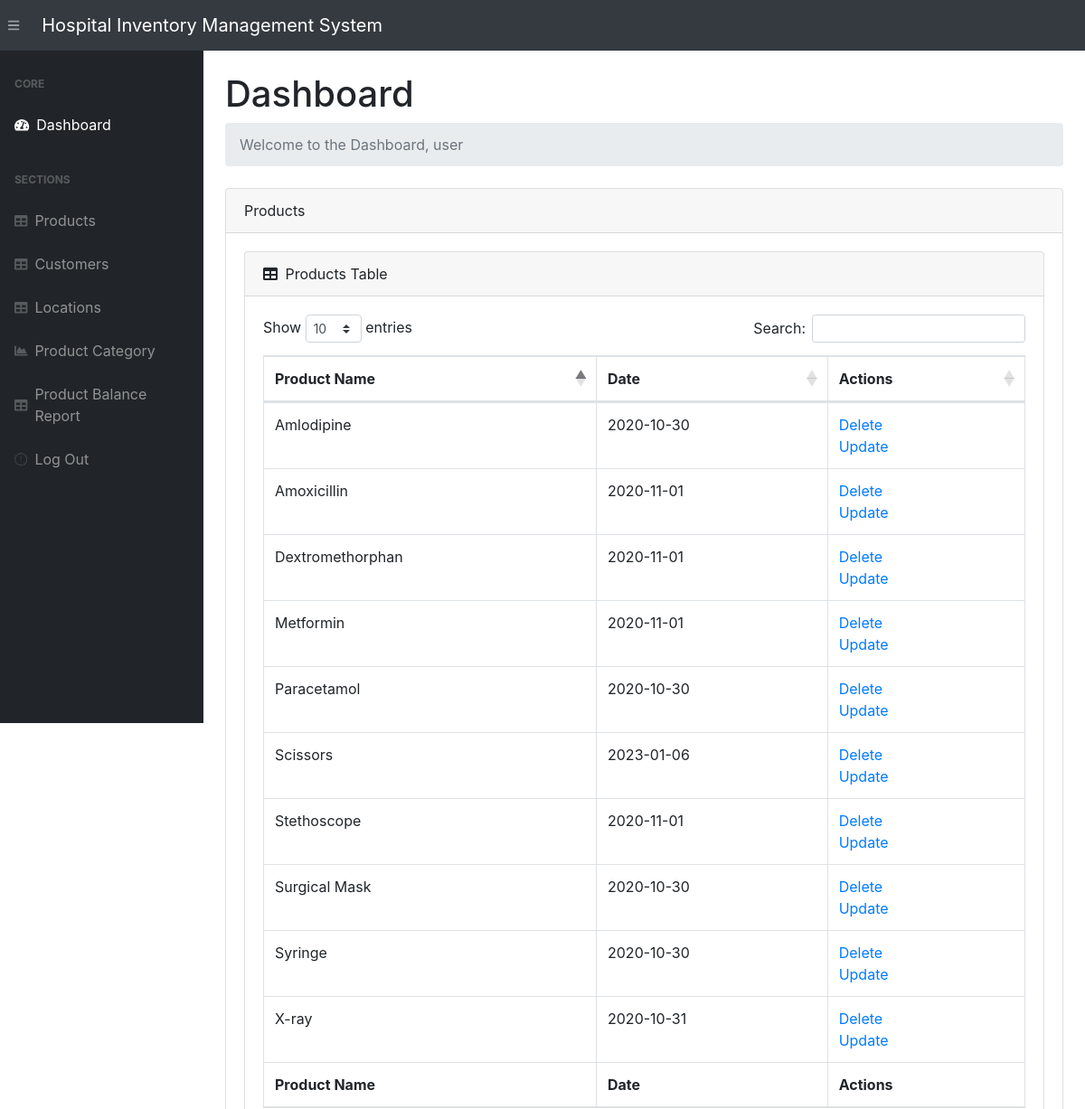
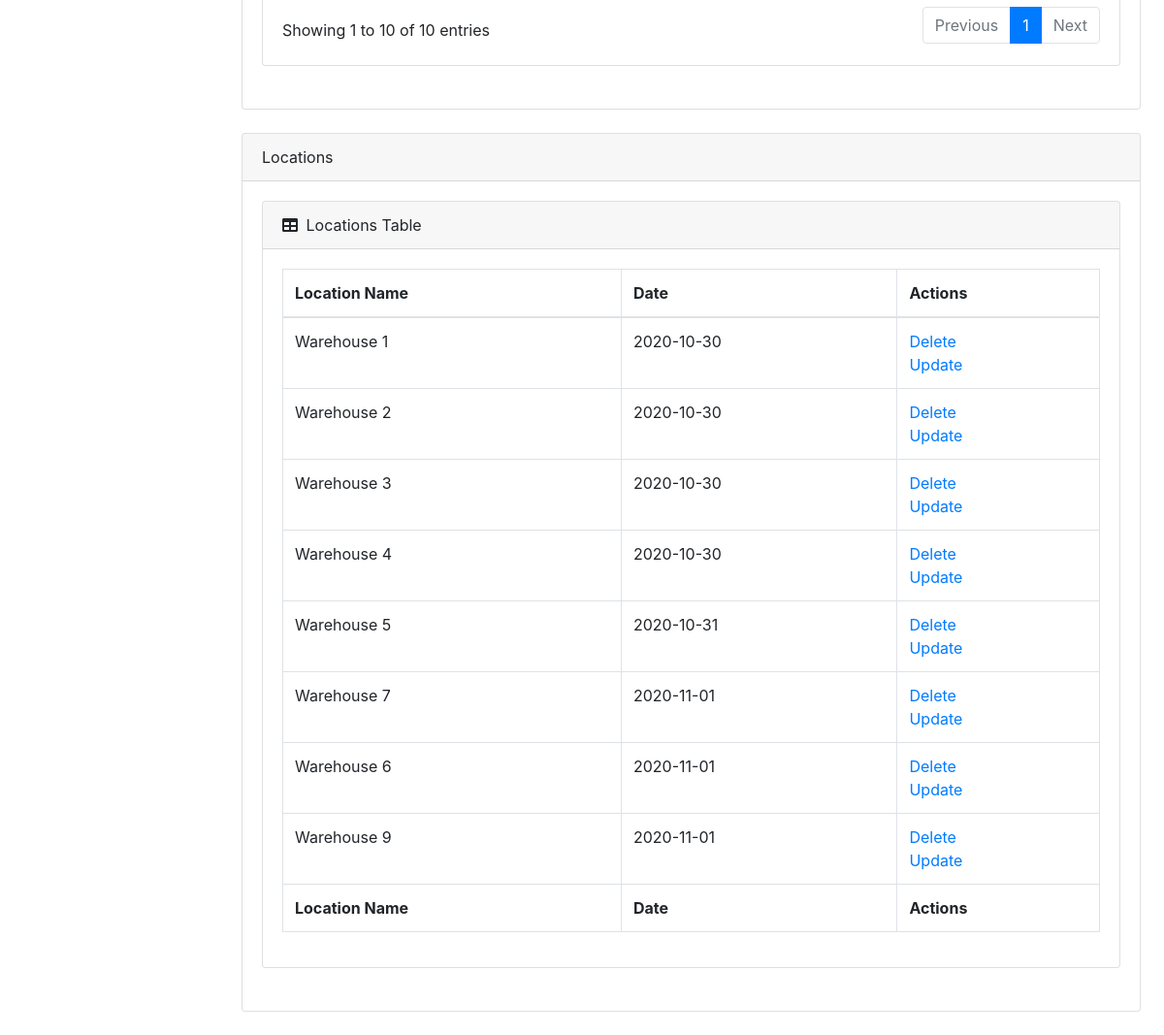
The page /dashboard (signed in) on the database its author committed (2 pictures, top to bottom).
### app.py (models this page shows, shortened)
class User(UserMixin, db.Model):
    id = db.Column(db.Integer, primary_key = True)
    username = db.Column(db.String(15), unique = True)
    email = db.Column(db.String(50), unique=True)
    password = db.Column(db.String(80))

class Product(db.Model):
    __tablename__ = 'products'
    product_id      = db.Column(db.String(200), primary_key=True)
    date_created    = db.Column(db.DateTime, default=datetime.utcnow)

class Location(db.Model):
    __tablename__   = 'locations'
    location_id     = db.Column(db.String(200), primary_key=True)
    date_created    = db.Column(db.DateTime, default=datetime.utcnow)

### app.py (the view, shortened to what this page needs)
@app.route('/dashboard', methods=["POST", "GET"])
@login_required
def index():
    if (request.method == "POST") and ('location_name' in request.form):
        location_name    = request.form["location_name"]
        new_location     = Location(location_id=location_name)
        try:
            db.session.add(new_location)
            db.session.commit()
            return redirect("/")
        except:
            return "There Was an issue while add a new Location"
    else:
        products    = Product.query.order_by(Product.date_created).all()
        locations   = Location.query.order_by(Location.date_created).all()
        return render_template("index.html", products = products, locations = locations, name=current_user.username)

### app.py (called while the page is built)
@login_manager.user_loader
def load_user(user_id):
    return User.query.get(int(user_id))

### templates/index.html (shortened to what this page needs)
{% extends 'base.html' %}
{% block content %}
<main>
    <div class="container-fluid">
        <h1 class="mt-4">Dashboard</h1>
        <ol class="breadcrumb mb-4">
            <li class="breadcrumb-item active">Welcome to the Dashboard, {{ name }}</li>
        </ol>
        <div class="card mb-4">
            <div class="card-header">Products</div>
            <div class="card-body">
                <div class="card mb-4">
                <div class="card-header">
                    <i class="fas fa-table mr-1"></i>
                    Products Table
                </div>
                <div class="card-body">
                    <div class="table-responsive">
                        {% if products|length < 1 %}
                        <h4>There are no Products, add one above</h4>
                        {% else %}
                        <table class="table table-bordered" id="dataTable" width="100%" cellspacing="0">
                            <thead>
                                <tr>
                                    <th>Product Name</th>
                                    <th>Date</th>
                                    <th>Actions</th>
                                </tr>
                            </thead>
                            <tfoot>
                                <tr>
                                    <th>Product Name</th>
                                    <th>Date</th>
                                    <th>Actions</th>
                                </tr>
                            </tfoot>
                            <tbody>
                                {% for product in products %}
                                <tr>
                                    <td>{{ product.product_id }}</td>
                                    <td>{{ product.date_created.date() }}</td>
                                    <td>
                                        <a href="/delete-product/{{ product.product_id }}">Delete</a>
                                        <br>
                                        <a href="/update-product/{{ product.product_id }}">Update</a>
                                    </td>
                                </tr>
                                {% endfor %}
                            </tbody>
                        </table>
                        {% endif %}
                </div>
            </div>
                </div>
            </div>
        </div>
        <div class="card mb-4">
            <div class="card-header">Locations</div>
            <div class="card-body">
                <div class="card mb-4">
                <div class="card-header">
                    <i class="fas fa-table mr-1"></i>
                    Locations Table
                </div>
                <div class="card-body">
                    <div class="table-responsive">
                        {% if locations|length < 1 %}
                        <h4>There are no Locations, add one above</h4>
                        {% else %}
                        <table class="table table-bordered" id="dataTable" width="100%" cellspacing="0">
                            <thead>
                                <tr>
                                    <th>Location Name</th>
                                    <th>Date</th>
                                    <th>Actions</th>
                                </tr>
                            </thead>
                            <tfoot>
                                <tr>
                                    <th>Location Name</th>
                                    <th>Date</th>
                                    <th>Actions</th>
                                </tr>
                            </tfoot>
                            <tbody>
                                {% for location in locations %}
                                <tr>
                                    <td>{{ location.location_id }}</td>
                                    <td>{{ location.date_created.date() }}</td>
                                    <td>
                                        <a href="/delete-location/{{ location.location_id }}">Delete</a>
                                        <br>
                                        <a href="/update-location/{{ location.location_id }}">Update</a>
                                    </td>
                                </tr>
                                {% endfor %}
                            </tbody>
                        </table>
                        {% endif %}
                </div>
            </div>
                </div>
            </div>
        </div>
    </div>
</main>
{% endblock %}

### rows shown on the page
User: username "user"
Product: product_id "Syringe", date_created "2020-10-30"
Product: product_id "Paracetamol", date_created "2020-10-30"
Product: product_id "Amlodipine", date_created "2020-10-30"
Product: product_id "Surgical Mask", date_created "2020-10-30"
Product: product_id "X-ray", date_created "2020-10-31"
Product: product_id "Dextromethorphan", date_created "2020-11-01"
Product: product_id "Amoxicillin", date_created "2020-11-01"
Product: product_id "Stethoscope", date_created "2020-11-01"
Product: product_id "Metformin", date_created "2020-11-01"
Product: product_id "Scissors", date_created "2023-01-06"
Location: location_id "Warehouse 1", date_created "2020-10-30"
Location: location_id "Warehouse 2", date_created "2020-10-30"
Location: location_id "Warehouse 3", date_created "2020-10-30"
Location: location_id "Warehouse 4", date_created "2020-10-30"
Location: location_id "Warehouse 5", date_created "2020-10-31"
Location: location_id "Warehouse 7", date_created "2020-11-01"
Location: location_id "Warehouse 6", date_created "2020-11-01"
Location: location_id "Warehouse 9", date_created "2020-11-01"
